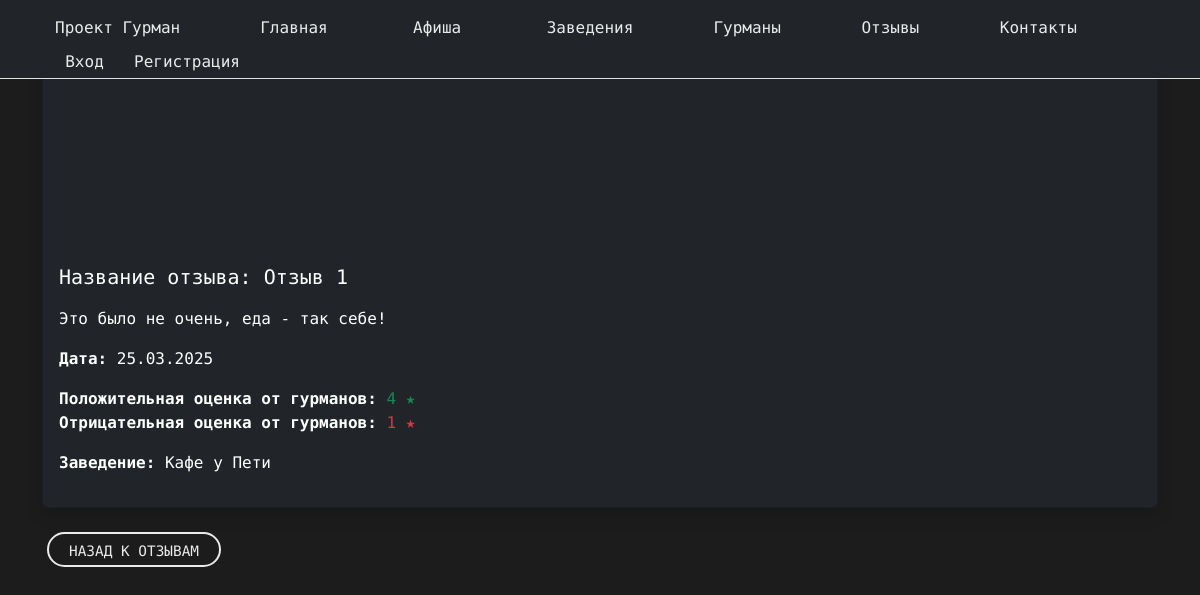
/reviews/otzyiv-1-41/, run on the app's committed database.
### landing/models.py (models this page shows, shortened)
class Review(models.Model):
    name = models.CharField(max_length=50)
    review_date = models.DateTimeField(auto_now_add=True)
    description = models.TextField()
    gourmand_rating = models.IntegerField(null=True, blank=True, default=None)
    positive_rating = models.IntegerField(default=0)
    negative_rating = models.IntegerField(default=0)
    gourmand = models.ForeignKey(
        settings.AUTH_USER_MODEL,
        on_delete=models.DO_NOTHING,
        related_name='reviews'
    )
    place = models.ForeignKey('Place', on_delete=models.CASCADE, related_name='reviews')
    slug = models.SlugField(max_length=100, blank=True, unique=True, verbose_name="Слаг")

class Place(models.Model):
    name = models.CharField(max_length=100)
    description = models.TextField()
    place_email = models.EmailField()
    location = models.TextField()
    rating = models.DecimalField(max_digits=3, decimal_places=1, default=0.0)
    phone = models.TextField(max_length=50)
    website = models.URLField(max_length=200, blank=True, null=True)
    owner = models.ForeignKey(
        settings.AUTH_USER_MODEL,
        on_delete=models.SET_NULL,
        null=True,
        blank=True,
        related_name='owned_places'
    )
    slug = models.SlugField(max_length=100, blank=True, unique=True, verbose_name="Слаг")

### landing/views.py (the view)
# urls.py: path('reviews/<slug:slug>/', views.review, name='review'),
def review(request, slug):
    review = get_object_or_404(Review, slug=slug)
    user_vote = None
    if request.user.is_authenticated:
        user_vote = ReviewVote.objects.filter(review=review, user=request.user).first()
    return render(request, 'review/review.html', {
        'review': review,
        'user': request.user,
        'user_vote': user_vote,
    })

### templates/review/review.html (shortened to what this page needs)
{% extends 'landing/base.html' %}
{% load static %}
{% block content %}
<div class="container my-4 my-md-5">
    <div class="card bg-dark text-white shadow">
        {% if review.images.exists %}
            <div class="row g-2 p-3">
                {% for image in review.images.all %}
                    <div class="col-md-4">
                        <img src="{{ image.image.url }}"
                             class="card-img-top img-fluid rounded"
                             alt="{{ review.name }}"
                             style="height: 200px; object-fit: contain; cursor: pointer;"
                             data-bs-toggle="modal"
                             data-bs-target="#imageModal"
                             data-bs-image="{{ image.image.url }}">
                    </div>
                {% endfor %}
            </div>
        {% else %}
            <img src="{% static 'img/default.png' %}"
                 class="card-img-top img-fluid"
                 alt="{{ review.name }}"
                 style="height: 200px; object-fit: contain;">
        {% endif %}
        <div class="card-body">
            <h5 class="card-title">Название отзыва: {{ review.name }}</h5>
            <p class="card-text">{{ review.description }}</p>
            <p><strong>Дата:</strong> {{ review.review_date|date:"d.m.Y" }}</p>
            <p>
                <strong>Положительная оценка от гурманов:</strong>
                <span class="text-success">{{ review.positive_rating }} ★</span><br>
                <strong>Отрицательная оценка от гурманов:</strong>
                <span class="text-danger">{{ review.negative_rating }} ★</span>
            </p>
            <p><strong>Заведение:</strong> {{ review.place.name }}</p>
        </div>
    </div>
    <div class="mt-4 button_user">
        <a href="{% url 'reviews'  %}" class="custom-button">Назад к отзывам</a>
    </div>
</div>
{% endblock %}

### landing/static/css/style.css (style rules this page uses)
body { background-color: #1c1c1c; color: white; font-family: 'LXGW WenKai Mono TC', 'Arial', sans-serif; min-height: 100vh; display: flex; flex-direction: column; }
a { color: #1f1f1f; text-decoration: none !important; outline: none !important; transition: all 0.3s ease-in-out; }
h1, h2, h3, h4, h5, h6 { letter-spacing: 0; font-weight: normal; position: relative; padding: 0 0 10px 0; line-height: normal; color: #111111; margin: 0; }
h5 { font-size: 20px; }
.button_user a { float: left; min-width: 75px; height: 35px; text-align: center; line-height: 35px; position: relative; padding: 0 15px; margin: 0 2px; }
.button_user .custom-button { display: inline-block; min-width: 120px; height: 35px; line-height: 35px; text-align: center; padding: 0 20px; margin: 0 5px; color: #eaeaea; border: 2px solid #eaeaea; border-radius: 25px; transition: all 0.3s ease; text-transform: uppercase; font-size: 0.9rem; }
.card-body { padding-top: 1rem!important; padding-right: 1rem!important; }

### data on the page
Review: name "Отзыв 1", description "Это было не очень, еда - так себе!", review_date "25.03.2025", positive_rating "4", negative_rating "1", place.name "Кафе у Пети"
